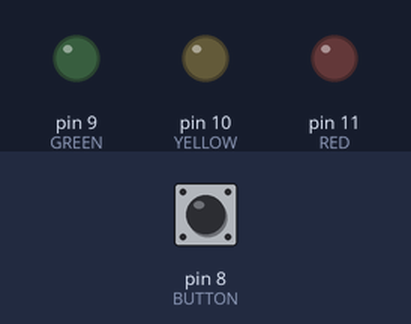
A sketch run on a simulated Arduino Uno, built with avr-gcc and run on an emulated ATmega328P. Parts: output pins drawn as LEDs (lit = HIGH). Dashed ring = blinking. The test bench sets the inputs (shaded band); at power-on: pin 8 (BUTTON) LOW.

Above: at 1.2 s.
1.3 s: pin 8 (BUTTON) pulled HIGH for 0.15 s
At 1.45 s:
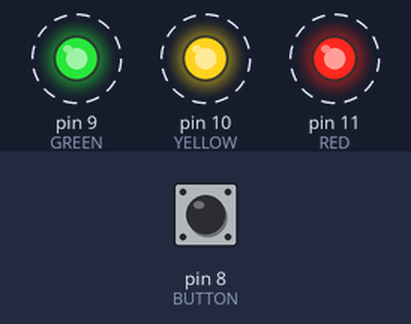
4.3 s: pin 8 (BUTTON) pulled HIGH for 1 s
At 6.11 s:
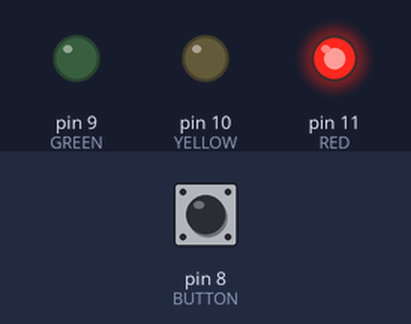
7.4 s: pin 8 (BUTTON) pulled HIGH for 3.2 s
At 11.3 s:
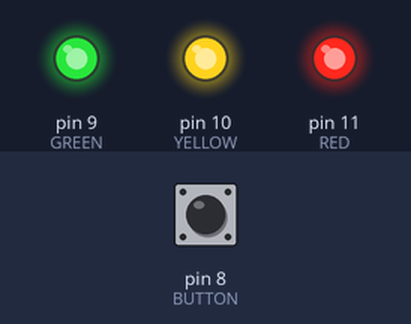
Timing chart, 0 to 12.8 s (numbered marks = the images above; inputs shaded):
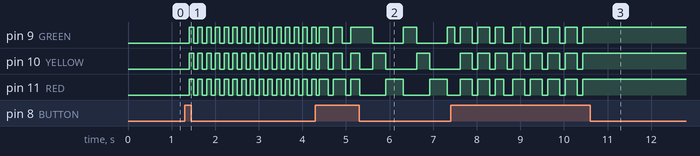

The sketch:

lab1_debounce.ino
```cpp
// Pin ins
const int GREEN = 9;
const int YELLOW = 10;
const int RED = 11;
const int BUTTON = 8;

// Modes
const int OFF = 0;
const int FLASHING = 1;
const int BOUNCING = 2;
const int ON = 3;

const int LOOPTIME = 10;

int state; // state stays off until button press
int loopCount;
int buttonPressedCount; // button state tracking to account for debouncing
// the setup function runs once when you press reset or power the board

void setup() {
  state = 0;
  pinMode(BUTTON, INPUT);
  pinMode(GREEN, OUTPUT);
  pinMode(RED, OUTPUT);
  pinMode(YELLOW, OUTPUT);
  loopCount = 0;
  buttonPressedCount = 0;
}

// the loop function runs over and over again forever
void loop() {
  int buttonPressed = digitalRead(BUTTON);
  if (buttonPressed){
    buttonPressedCount ++;
  }
  else{
    buttonPressedCount = 0;
  }
  if (buttonPressedCount == 10){
    switchState();
    buttonPressedCount = 0;
  }
  if (state == FLASHING) {
    flash(loopCount);
  } else if (state == ON) {
    on();
  } else if (state == BOUNCING) {
    bounce(loopCount);
  } else if (state == OFF) {
    off();
  }
  loopCount++;
}

void switchState() { // order of modes: off, flashing, on, bouncing
  if (state == FLASHING) {
    state = ON;
  } else if (state == ON) {
    state = BOUNCING;
  } else if (state == BOUNCING) {
    state = OFF;
  } else if (state == OFF) {
    state = FLASHING;
  }
}

void setAll(int val) {
  digitalWrite(GREEN, val);
  digitalWrite(YELLOW, val);
  digitalWrite(RED, val);
}

void off() {
  setAll(LOW);
  delay(LOOPTIME);
}

void on() {
  setAll(HIGH);
  delay(LOOPTIME);
}

void bounce(int count) {
  if (count % 100 == 30){
    setAll(LOW);
    digitalWrite(GREEN, HIGH);
  }
  else if (count % 100 == 60){
    setAll(LOW);
    digitalWrite(YELLOW, HIGH);
  }
  else if (count % 100 == 90){
    setAll(LOW);
    digitalWrite(RED, HIGH);
  }
  delay(LOOPTIME);
}

void flash(int count) {
  if (count % 10 == 0){
    toggleAll();
  }
  delay(LOOPTIME);
}

void toggleAll() {
  int greenState = digitalRead(GREEN);
  int yellowState = digitalRead(YELLOW);
  int redState = digitalRead(RED);
  digitalWrite(GREEN, greenState ? LOW : HIGH);
  digitalWrite(YELLOW, yellowState ? LOW : HIGH);
  digitalWrite(RED, redState ? LOW : HIGH);
}
```

Measured:
- after the input at 1.3 s, pin 9 (GREEN), pin 10 (YELLOW), pin 11 (RED): alternates HIGH for 0.10 s and LOW for 0.10 s, starting after 0.10 s
- after the input at 7.4 s, pin 10 (YELLOW): alternates HIGH for 0.27 s and LOW for 0.13 s, 13 changes in all, then stays HIGH, starting after 0.62 s
